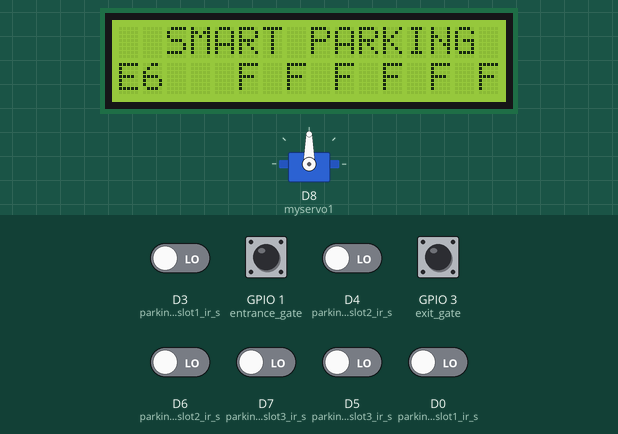
This sketch was run on a simulated ESP8266 (NodeMCU). On the bench: 16×2 character LCD, servo. The test bench sets the inputs (shaded band); at power-on: GPIO 1 (entrance_gate), GPIO 3 (exit_gate) HIGH, D0 (parking1_slot1_ir_s), D3 (parking2_slot1_ir_s), D4 (parking2_slot2_ir_s), D5 (parking2_slot3_ir_s), D6 (parking1_slot2_ir_s), D7 (parking1_slot3_ir_s) LOW. WiFi joins after 1.5 s; servers stay silent unless stated; what the sketch prints to the serial monitor is not drawn.

Above: at 2.7 s.
2.8 s: D3 (parking2_slot1_ir_s) driven HIGH
At 4.4 s:
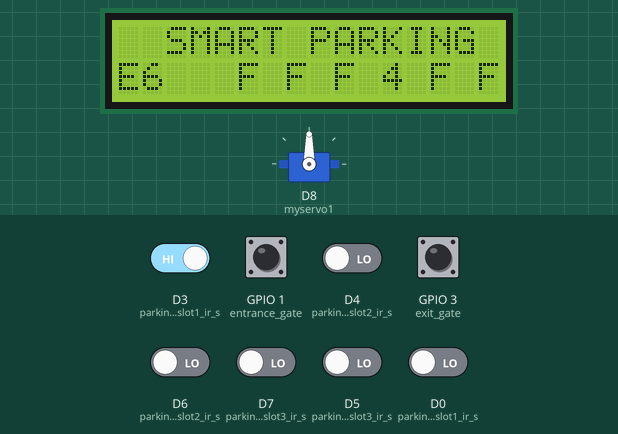
4.7 s: D4 (parking2_slot2_ir_s) driven HIGH
At 6.7 s:
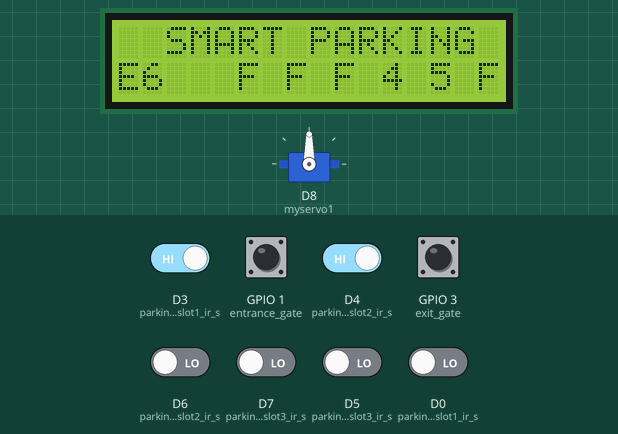
7.0 s: D6 (parking1_slot2_ir_s) driven HIGH
At 8.3 s:
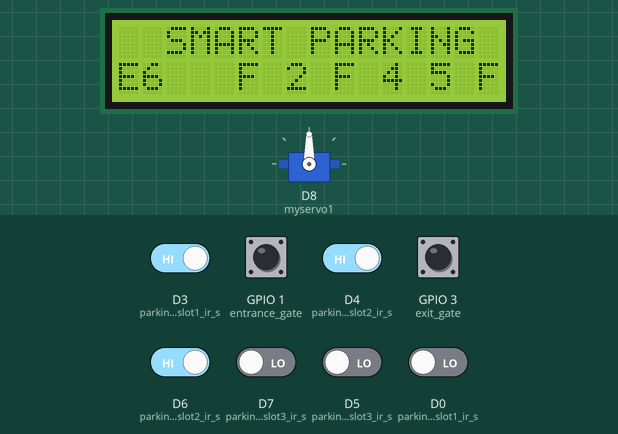
8.7 s: D7 (parking1_slot3_ir_s) driven HIGH
At 10.5 s:
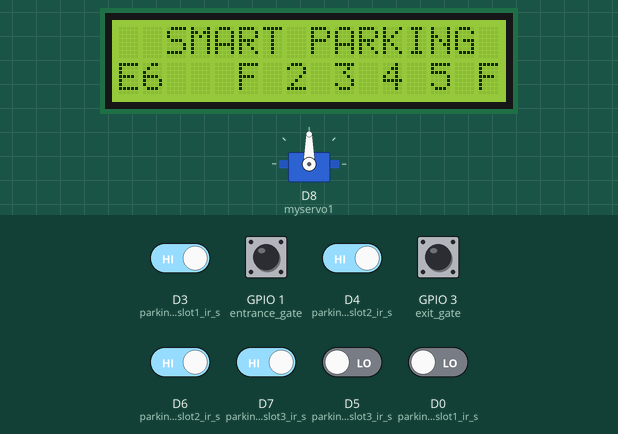
10.9 s: D5 (parking2_slot3_ir_s) driven HIGH
At 13.1 s:
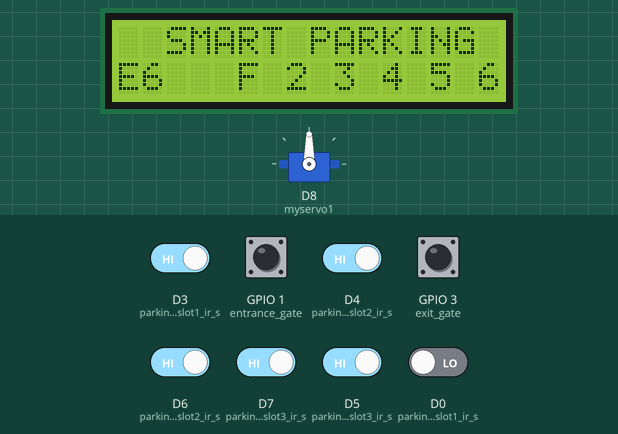
13.5 s: D0 (parking1_slot1_ir_s) driven HIGH
At 14.8 s:
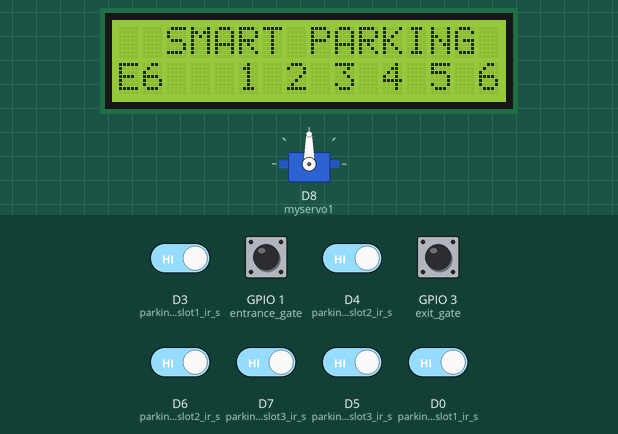
Timing chart, 0 to 16.5 s (numbered marks = the images above; inputs shaded):
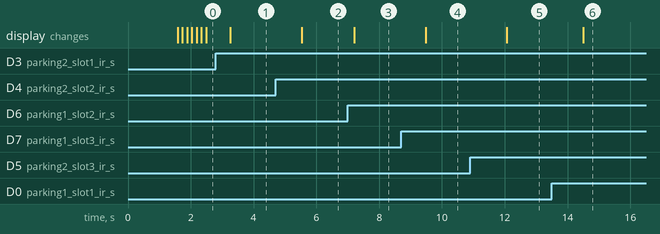

The sketch:

otopark.ino
```cpp
#include <ESP8266WiFi.h>
#include <FirebaseArduino.h>

// Firebase projenizin bilgileri.
#define FIREBASE_HOST "hellofirebase-16ac9-default-rtdb.firebaseio.com"
#define FIREBASE_AUTH "ZnMfZs52vDqDpl5up5EfpMptXZMr0ll2TgeJt3Q5"
char ssid[] = "Ali";
char pass[] = "22224444";

#include <LiquidCrystal_I2C.h>
#include <Servo.h>
#include <Wire.h>

// Servo motorlar ve LCD ekran için pin tanımlamaları
Servo myservo1;  // Giriş kapısı için servo motor
LiquidCrystal_I2C lcd(0x27,16,2); // LCD ekran

// Sensörler için pin tanımlamaları
int parking1_slot1_ir_s = D0;
int parking1_slot2_ir_s = D6;
int parking1_slot3_ir_s = D7;
int parking2_slot1_ir_s = D3;
int parking2_slot2_ir_s = D4;
int parking2_slot3_ir_s = D5;
int entrance_gate = 1; // Giriş kapısı sensörü için pin tanımı güncellendi
int exit_gate = 3; // Çıkış kapısı sensörü için pin tanımı güncellendi

int sayac = 0;

void setup() {
  Serial.begin(115200);
  // WiFi ve Firebase bağlantısı
  WiFi.begin(ssid, pass);
  while (WiFi.status() != WL_CONNECTED) {
    delay(500);
    Serial.print(".");
  }

  Firebase.begin(FIREBASE_HOST, FIREBASE_AUTH);

  // LCD ve Servo başlatma
  lcd.init();
  lcd.backlight();
  myservo1.attach(D8);  // Servo motor pin bağlantısı
  myservo1.write(90);  // Başlangıç pozisyonu

  // Sensörler için pin modları
  pinMode(parking1_slot1_ir_s, INPUT);
  pinMode(parking1_slot2_ir_s, INPUT);
  pinMode(parking1_slot3_ir_s, INPUT);
  pinMode(parking2_slot1_ir_s, INPUT);
  pinMode(parking2_slot2_ir_s, INPUT);
  pinMode(parking2_slot3_ir_s, INPUT);
  pinMode(entrance_gate, INPUT);
  pinMode(exit_gate, INPUT);

  lcd.setCursor(2,0);
  lcd.print("SMART PARKING");
}


void loop() {

    p1slot1();
    p1slot2();
    p1slot3();
    p2slot1();
    p2slot2();
    p2slot3();
    gates();
    arabasayisi();

}


void p1slot1() // parkng 1 slot1
{
  if( digitalRead(parking1_slot1_ir_s) ==HIGH )
  {
Firebase.setBool("parking/slot1", false);

   lcd.setCursor(5,1);
  lcd.print("1");
  }
if( digitalRead(parking1_slot1_ir_s) == LOW)
{


Firebase.setBool("parking/slot1", true);


      lcd.setCursor(5,1);
  lcd.print("F");
}

}


void p1slot2() // parking 1 slot2
{
  if( digitalRead(parking1_slot2_ir_s) ==HIGH )
  {
Firebase.setBool("parking/slot2", false);


     lcd.setCursor(7,1);
  lcd.print("2");
  }
if( digitalRead(parking1_slot2_ir_s) ==LOW )
  {


Firebase.setBool("parking/slot2", true);

      lcd.setCursor(7,1);
  lcd.print("F");
  }
}


void p1slot3() // parking 1 slot3
{
  if( digitalRead(parking1_slot3_ir_s) == HIGH)
  {
Firebase.setBool("parking/slot3", false);


      lcd.setCursor(9,1);
  lcd.print("3");
  }
if( digitalRead(parking1_slot3_ir_s) == LOW)
  {


Firebase.setBool("parking/slot3", true);

       lcd.setCursor(9,1);
  lcd.print("F");
  }
}


// now for parking 2

void p2slot1() // parking 1 slot3
{
   if( digitalRead(parking2_slot1_ir_s) == HIGH)
  {
Firebase.setBool("parking/slot4", false);


      lcd.setCursor(11,1);
  lcd.print("4");
  }
if( digitalRead(parking2_slot1_ir_s) == LOW)
  {

Firebase.setBool("parking/slot4", true);


      lcd.setCursor(11,1);
  lcd.print("F");
  }
}


void p2slot2() // parking 1 slot3
{
  if( digitalRead(parking2_slot2_ir_s) == HIGH)
  {
Firebase.setBool("parking/slot5", false);


    lcd.setCursor(13,1);
  lcd.print("5");
  }
if( digitalRead(parking2_slot2_ir_s) == LOW)
  {

Firebase.setBool("parking/slot5", true);


      lcd.setCursor(13,1);
  lcd.print("F");
  }
}


void p2slot3() // parking 1 slot3
{
  if( digitalRead(parking2_slot3_ir_s) == HIGH)
  {
Firebase.setBool("parking/slot6", false);


    lcd.setCursor(15,1);
  lcd.print("6");

  }
if( digitalRead(parking2_slot3_ir_s) == LOW)
  {

Firebase.setBool("parking/slot6", true);


     lcd.setCursor(15,1);
  lcd.print("F");
  }
}


void arabasayisi() // parking 1 slot3
{
   Firebase.setInt("parkingnum", (6-sayac));

}
// for the gates

void gates()
{

  if (digitalRead(exit_gate) == LOW)
      {
        if (sayac){
          sayac--;
        }

          myservo1.write(0);

          delay(1000);

          myservo1.write(90);
          delay(2000);

      }

  if (((digitalRead(entrance_gate) == LOW)) && (( digitalRead(parking1_slot1_ir_s) == HIGH) || ( digitalRead(parking1_slot2_ir_s) == HIGH) || ( digitalRead(parking1_slot3_ir_s) == HIGH)  || ( digitalRead(parking2_slot1_ir_s) == HIGH) || ( digitalRead(parking2_slot2_ir_s) == HIGH) || ( digitalRead(parking2_slot3_ir_s) == HIGH)))
      {
                sayac ++;

        myservo1.write(0);

          delay(1000);

          myservo1.write(90);
                   delay(2000);

      }
     lcd.setCursor(0,1);
  lcd.print("E");
    lcd.print(6-sayac);

}
```

Measured:
- after the input at 2.8 s, the display: changes after 0.45 s (image 1)
- after the input at 4.7 s, the display: changes after 0.83 s (image 2)
- after the input at 7.0 s, the display: changes after 0.20 s (image 3)
- after the input at 8.7 s, the display: changes after 0.78 s (image 4)
- after the input at 10.9 s, the display: changes after 1.2 s (image 5)
- after the input at 13.5 s, the display: changes after 0.99 s (image 6)
